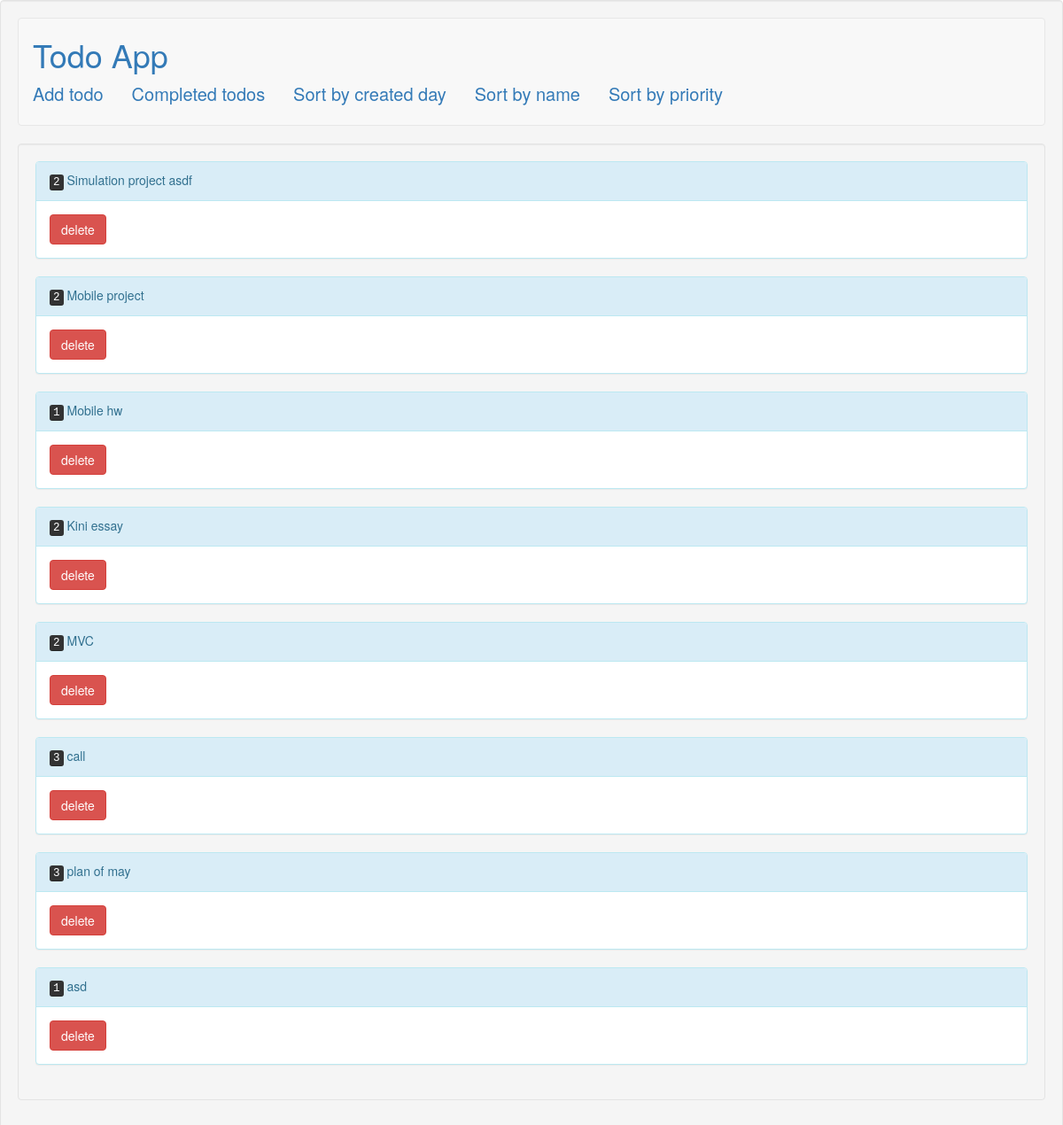
The page /todos/sortByDate/ on the database its author committed.
### todos/models.py (models this page shows, shortened)
class Todo(models.Model):
	title = models.CharField(max_length=200)
	created_at = models.DateTimeField(default=datetime.now, blank=True)
	complete = models.BooleanField(default=False)
	priority = models.CharField(default='1', max_length=5)

### todos/views.py (the view)
# urls.py: path('sortByDate/', views.sortByDate, name='sortByDate'),
def sortByDate(request):
	allTodo = Todo.objects.all().order_by('created_at')
	return render(request, 'todo_list.html', {"todo_list": allTodo})

### todos/templates/todo_list.html
{% extends "header.html" %}
{% block content %}
<div class="well">
	{% for todo in todo_list %}
	<div class="panel panel-info">
		<div class="panel-heading">
			<kbd>{{todo.priority}}</kbd>
			{{todo.title}}
		</div>
		<div class="panel-body">
			<a href="{% url 'delete' todo.id %}" className="icon"><button class="btn btn-danger">delete</button></a>
		</div>
	</div>
	{% endfor %}
</div>
{% endblock content %}

### rows shown on the page
Todo: priority "2", title "Simulation project asdf"
Todo: priority "2", title "Mobile project"
Todo: priority "1", title "Mobile hw"
Todo: priority "2", title "Kini essay"
Todo: priority "2", title "MVC"
Todo: priority "3", title "call"
Todo: priority "3", title "plan of may"
Todo: priority "1", title "asd"
